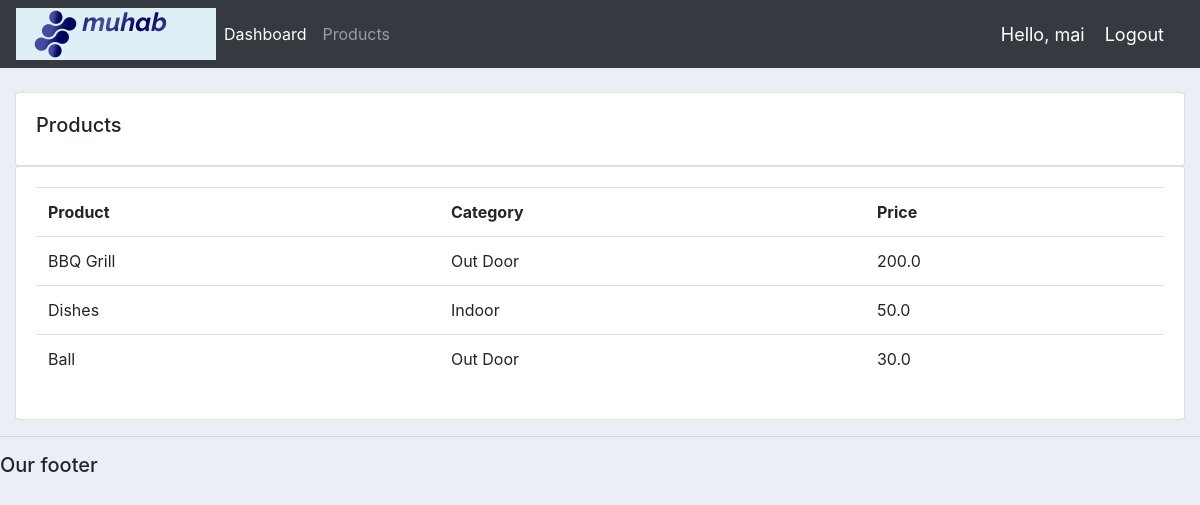
Screenshot of /products/ (signed in) with the database file from the repository.
### accounts/models.py (models this page shows, shortened)
class Product(models.Model):
	CATEGORY = (
			('Indoor', 'Indoor'),
			('Out Door', 'Out Door'),
			)
	name = models.CharField(max_length=200, null=True)
	price = models.FloatField(null=True)
	category = models.CharField(max_length=200, null=True, choices=CATEGORY)
	description = models.CharField(max_length=200, null=True, blank=True)
	date_created = models.DateTimeField(auto_now_add=True, null=True)
	tags = models.ManyToManyField(Tag)

### accounts/decorators.py (the view)
		def wrapper_func(request, *args, **kwargs):
			group = None
			if request.user.groups.exists():
				group = request.user.groups.all()[0].name
			if group in allowed_roles:
				return view_func(request, *args, **kwargs)
			else:
				return HttpResponse('You are not authorized to view this page')

### accounts/views.py (called while the page is built)
@login_required(login_url='login')
@allowed_users(allowed_roles=['admins'])
def products(request):
    products=Product.objects.all()
    context={
        'products':products
    }
    return render(request,'products.html',context)

### templates/products.html
{%  extends 'main.html' %}
{% block content %}
		<br>
		<div class="row">
			<div class="col-md">
				<div class="card card-body">
					<h5>Products</h5>
				</div>
				<div class="card card-body">
					<table class="table">
						<tr>
							<th>Product</th>
							<th>Category</th>
							<th>Price</th>
						</tr>
						{% for product in products %}
                        <tr>
							<td>{{product.name}}</td>
							<td>{{product.category}}</td>
							<td>{{product.price}}</td>
						</tr>
                        {% endfor %}
					</table>
				</div>
			</div>
		</div>
{% endblock content %}

### templates/navbar.html (shortened to what this page needs)
{% load static %}
<nav class="navbar navbar-expand-lg navbar-dark bg-dark">
        <img src="{% static 'images/muhab1.png' %}" alt="" srcset="">
    <div class="collapse navbar-collapse" id="navbarNav">
      <ul class="navbar-nav">
        {% if request.user.is_staff %}
        <li class="nav-item active">
          <a class="nav-link" href="{% url 'dashboard' %}">Dashboard</a>
        </li>
        <li class="nav-item">
          <a class="nav-link" href="{% url 'products' %}">Products</a>
        </li>
        {% else %}
         <li class="nav-item">
          <a class="nav-link" href="{% url 'account' %}">Settings</a>
        </li>
        {% endif %}
      </ul>
    </div>
    <span class="hello-msg">Hello, {{request.user}}</span>
<span ><a  class="hello-msg" href="{% url 'logout' %}">Logout</a></span>
  </nav>

### static/css/main.css (style rules this page uses)
body { background-color: #ebeff5; }

### templates/navbar.html (style rules this page uses)
.hello-msg { font-size: 18px; color: #fff; margin-right: 20px; }

### rows the page displays
Product: name "BBQ Grill", category "Out Door", price "200.0"
Product: name "Dishes", category "Indoor", price "50.0"
Product: name "Ball", category "Out Door", price "30.0"

### other values shown
{{ request.user }} "mai"
